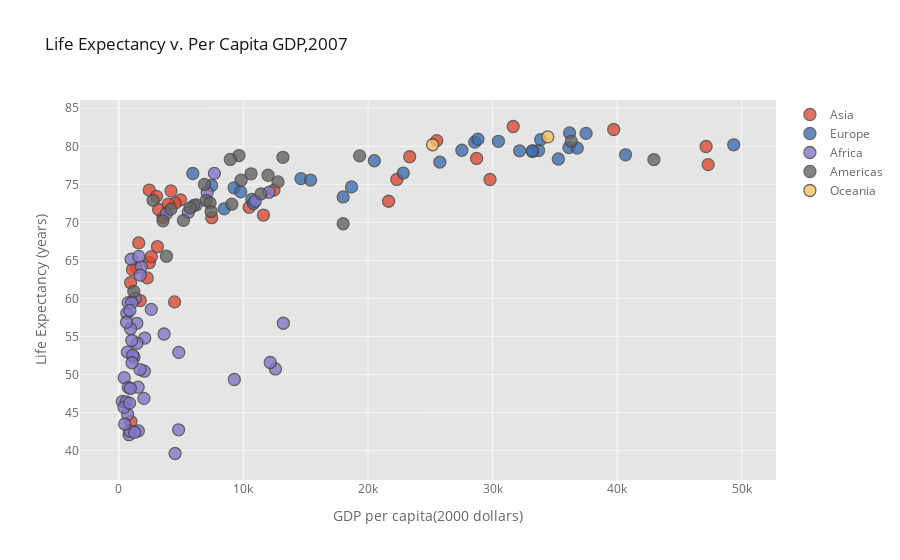

The code cell stored with this chart in its notebook:
### Code cell
df[['gdpPercap','lifeExp','country','continent']].iplot(kind='scatter', x='gdpPercap', y='lifeExp', mode='markers',
                                                       categories='continent', name='country',
                                                       xTitle='GDP per capita(2000 dollars)',
                                                       yTitle='Life Expectancy (years)',
                                                       title='Life Expectancy v. Per Capita GDP,2007')

### Figure 1 — Plotly figure (JSON) as saved in the notebook; plotly's stock layout.template omitted (floating-point values rounded to 4 significant figures)
{"data": [{"marker": {"color": "rgba(226, 74, 51, 1.0)", "line": {"width": 1.3}, "opacity": 0.8, "size": 12, "symbol": "circle"}, "mode": "markers", "name": "Asia", "textfont": {"color": "#666666"}, "type": "scatter", "x": [974.6, 29800.0, 1391.0, 1714.0, 4959.0, 39720.0, 2452.0, 3541.0, 11610.0, 4471.0, 25520.0, 31660.0, 4519.0, 1593.0, 23350.0, 47310.0, 10460.0, 12450.0, 3096.0, 944, 1091.0, 22320.0, 2606.0, 3190.0, 21650.0, 47140.0, 3970.0, 4185.0, 28720.0, 7458.0, 2442.0, 3025.0, 2281.0], "y": [43.83, 75.64, 64.06, 59.72, 72.96, 82.21, 64.7, 70.65, 70.96, 59.55, 80.75, 82.6, 72.53, 67.3, 78.62, 77.59, 71.99, 74.24, 66.8, 62.07, 63.78, 75.64, 65.48, 71.69, 72.78, 79.97, 72.4, 74.14, 78.4, 70.62, 74.25, 73.42, 62.7]}, {"marker": {"color": "rgba(62, 111, 176, 1.0)", "line": {"width": 1.3}, "opacity": 0.8, "size": 12, "symbol": "circle"}, "mode": "markers", "name": "Europe", "textfont": {"color": "#666666"}, "type": "scatter", "x": [5937.0, 36130.0, 33690.0, 7446.0, 10680.0, 14620.0, 22830.0, 35280.0, 33210.0, 30470.0, 32170.0, 27540.0, 18010.0, 36180.0, 40680.0, 28570.0, 9254.0, 36800.0, 49360.0, 15390.0, 20510.0, 10810.0, 9787.0, 18680.0, 25770.0, 28820.0, 33860.0, 37510.0, 8458.0, 33200.0], "y": [76.42, 79.83, 79.44, 74.85, 73.0, 75.75, 76.49, 78.33, 79.31, 80.66, 79.41, 79.48, 73.34, 81.76, 78.89, 80.55, 74.54, 79.76, 80.2, 75.56, 78.1, 72.48, 74.0, 74.66, 77.93, 80.94, 80.88, 81.7, 71.78, 79.42]}, {"marker": {"color": "rgba(132, 118, 202, 1.0)", "line": {"width": 1.3}, "opacity": 0.8, "size": 12, "symbol": "circle"}, "mode": "markers", "name": "Africa", "textfont": {"color": "#666666"}, "type": "scatter", "x": [6223.0, 4797.0, 1441.0, 12570.0, 1217.0, 430.1, 2042.0, 706.0, 1704.0, 986.1, 277.6, 3633.0, 1545.0, 2082.0, 5581.0, 12150.0, 641.4, 690.8, 13210.0, 752.7, 1328.0, 942.7, 579.2, 1463.0, 1569.0, 414.5, 12060.0, 1045.0, 759.3, 1043.0, 1803.0, 10960.0, 3820.0, 823.7, 4811.0, 619.7, 2014.0, 7670.0, 863.1, 1598.0, 1712.0, 862.5, 926.1, 9270.0, 2602.0, 4513.0, 1107.0, 883.0, 7093.0, 1056.0, 1271.0, 469.7], "y": [72.3, 42.73, 56.73, 50.73, 52.3, 49.58, 50.43, 44.74, 50.65, 65.15, 46.46, 55.32, 48.33, 54.79, 71.34, 51.58, 58.04, 52.95, 56.73, 59.45, 60.02, 56.01, 46.39, 54.11, 42.59, 45.68, 73.95, 59.44, 48.3, 54.47, 64.16, 72.8, 71.16, 42.08, 52.91, 56.87, 46.86, 76.44, 46.24, 65.53, 63.06, 42.57, 48.16, 49.34, 58.56, 39.61, 52.52, 58.42, 73.92, 51.54, 42.38, 43.49]}, {"marker": {"color": "rgba(101, 101, 101, 1.0)", "line": {"width": 1.3}, "opacity": 0.8, "size": 12, "symbol": "circle"}, "mode": "markers", "name": "Americas", "textfont": {"color": "#666666"}, "type": "scatter", "x": [12780.0, 3822.0, 9066.0, 36320.0, 13170.0, 7007.0, 9645.0, 8948.0, 6025.0, 6873.0, 5728.0, 5186.0, 1202.0, 3548.0, 7321.0, 11980.0, 2749.0, 9809.0, 4173.0, 7409.0, 19330.0, 18010.0, 42950.0, 10610.0, 11420.0], "y": [75.32, 65.55, 72.39, 80.65, 78.55, 72.89, 78.78, 78.27, 72.23, 74.99, 71.88, 70.26, 60.92, 70.2, 72.57, 76.19, 72.9, 75.54, 71.75, 71.42, 78.75, 69.82, 78.24, 76.38, 73.75]}, {"marker": {"color": "rgba(251, 193, 94, 1.0)", "line": {"width": 1.3}, "opacity": 0.8, "size": 12, "symbol": "circle"}, "mode": "markers", "name": "Oceania", "textfont": {"color": "#666666"}, "type": "scatter", "x": [34440.0, 25190.0], "y": [81.23, 80.2]}], "layout": {"legend": {"bgcolor": "#FFFFFF", "font": {"color": "#666666"}}, "paper_bgcolor": "#FFFFFF", "plot_bgcolor": "#E5E5E5", "title": {"font": {"color": "#151516"}, "text": "Life Expectancy v. Per Capita GDP,2007"}, "xaxis": {"gridcolor": "#F6F6F6", "showgrid": true, "tickfont": {"color": "#666666"}, "title": {"font": {"color": "#666666"}, "text": "GDP per capita(2000 dollars)"}, "zerolinecolor": "#F6F6F6"}, "yaxis": {"gridcolor": "#F6F6F6", "showgrid": true, "tickfont": {"color": "#666666"}, "title": {"font": {"color": "#666666"}, "text": "Life Expectancy (years)"}, "zerolinecolor": "#F6F6F6"}}}
